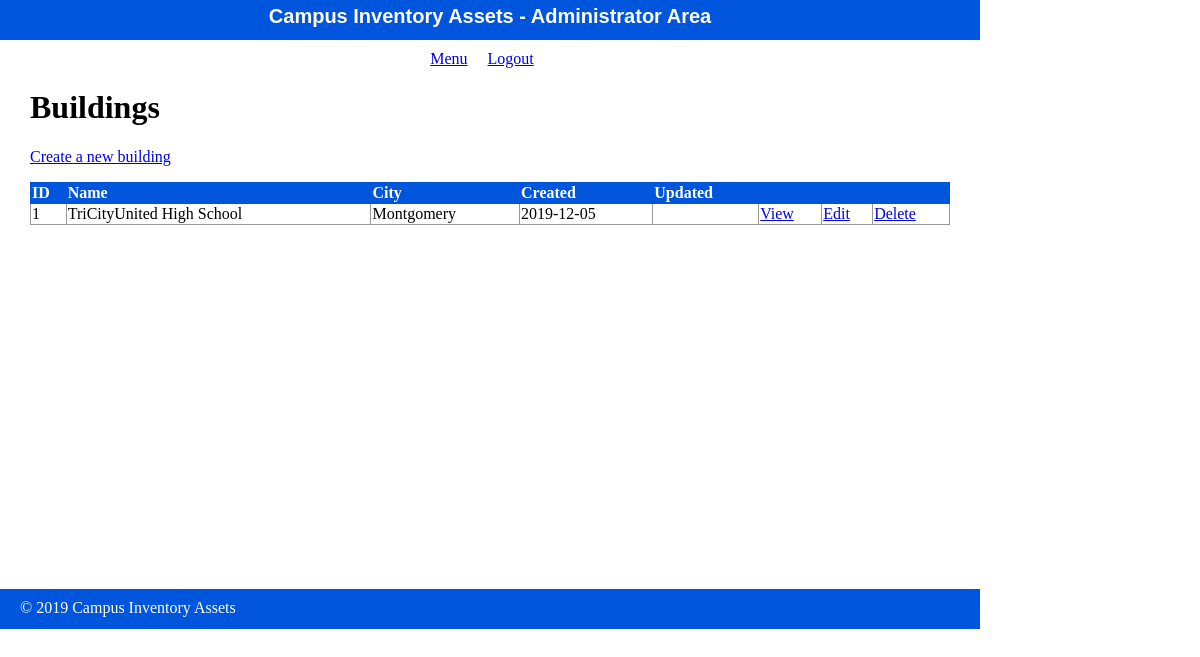
Screenshot of /admin/building/index.php with the database file from the repository.
### tables this page shows
CREATE TABLE building(
    building_id int(4) PRIMARY KEY,
    building_name VARCHAR(50),
    building_address VARCHAR(100),
	building_city VARCHAR(25),
	building_state VARCHAR(3),
	building_zip VARCHAR(6),
    build_create_date date,
    build_update_date date
);

### private/functions.php (called while the page is built, shortened)
<?php
$db = db_connect();
function url_for($script_path) {
  return WWW_ROOT . $script_path;
}
function u($string="") {
  return urlencode($string);
}
function h($string="") {
  return htmlspecialchars($string);
}
function query($sql){
  global $db;
  $result = mysqli_query($db, $sql);
  return $result;
}
?>

### public/admin/building/index.php (the view, shortened to what this page needs)
<?php
include(SHARED_PATH . '/admin_header.php');
$sql = "select * from building";
$building_set = query($sql);
?>
<div id="content">
  <div class="pages listing">
    <h1>Buildings</h1>
    <div class="actions">
      <a class="action" href="<?php echo url_for('/admin/building/new.php'); ?>">Create a new building</a>
    </div>
  	<table class="list">
  	  <tr>
        <th>ID</th>
        <th>Name</th>
        <th>City</th>
        <th>Created</th>
  	    <th>Updated</th>
  	    <th>&nbsp;</th>
  	    <th>&nbsp;</th>
        <th>&nbsp;</th>
  	  </tr>
      <?php while($building = mysqli_fetch_assoc($building_set)) { ?>
        <tr>
          <td><?php echo h($building['building_id']); ?></td>
          <td><?php echo h($building['building_name']); ?></td>
    	    <td><?php echo h($building['building_city']); ?></td>
          <td><?php echo h($building['build_create_date']); ?></td>
          <td><?php echo h($building['build_update_date']); ?></td>
          <td><a class="action" href="<?php echo url_for('/admin/building/show.php?id=' . h(u($building['building_id']))); ?>">View</a></td>
          <td><a class="action" href="<?php echo url_for('/admin/building/edit.php?id=' . h(u($building['building_id']))); ?>">Edit</a></td>
          <td><a class="action" href="<?php echo url_for('/admin/building/delete.php?id=' . h(u($building['building_id']))); ?>">Delete</a></td>
    	  </tr>
      <?php } ?>
  	</table>
  </div>
</div>
<?php
include(SHARED_PATH . '/admin_footer.php');
?>

### public/stylesheets/staff.css (style rules this page uses)
html { height: 100%; width: 100%; }
body { height: 980px; width: 100%; margin: 0; padding: 0; }
#content { width: 920px; min-height: 500px; padding: 0 30px; }
.actions { margin-bottom: 1em; }
table { border-collapse: collapse; vertical-align: top; }
table.list { width: 100%; }
table.list tr td { border: 1px solid #999999; }
table.list tr th { border: 1px solid #0055DD; background: #0055DD; color: white; text-align: left; }

### rows the page displays
building: building_id "1", building_name "TriCityUnited High School", building_city "Montgomery", build_create_date "2019-12-05"
